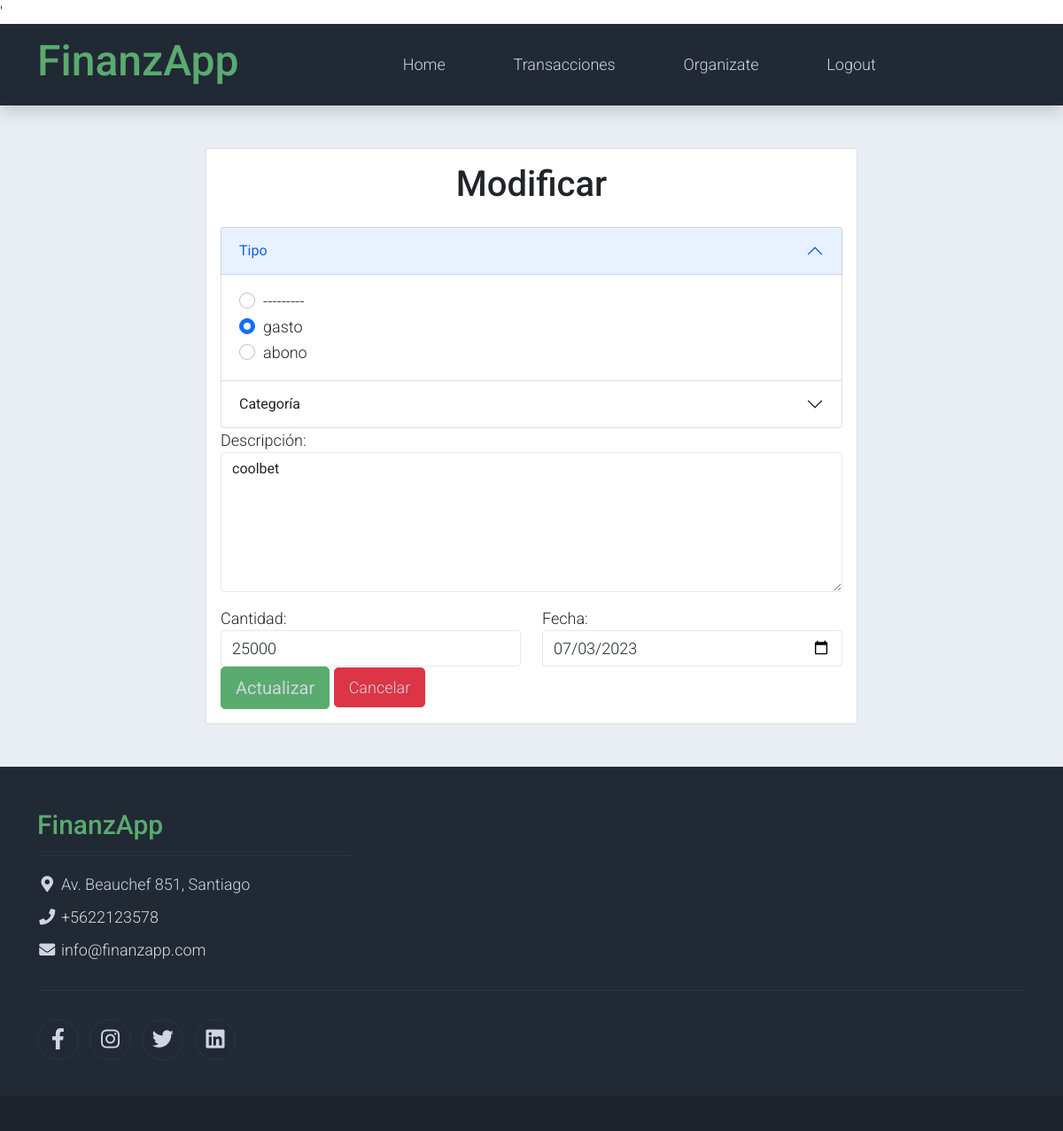
/editTrans/66 (signed in), run on an earlier commit of the app's database.
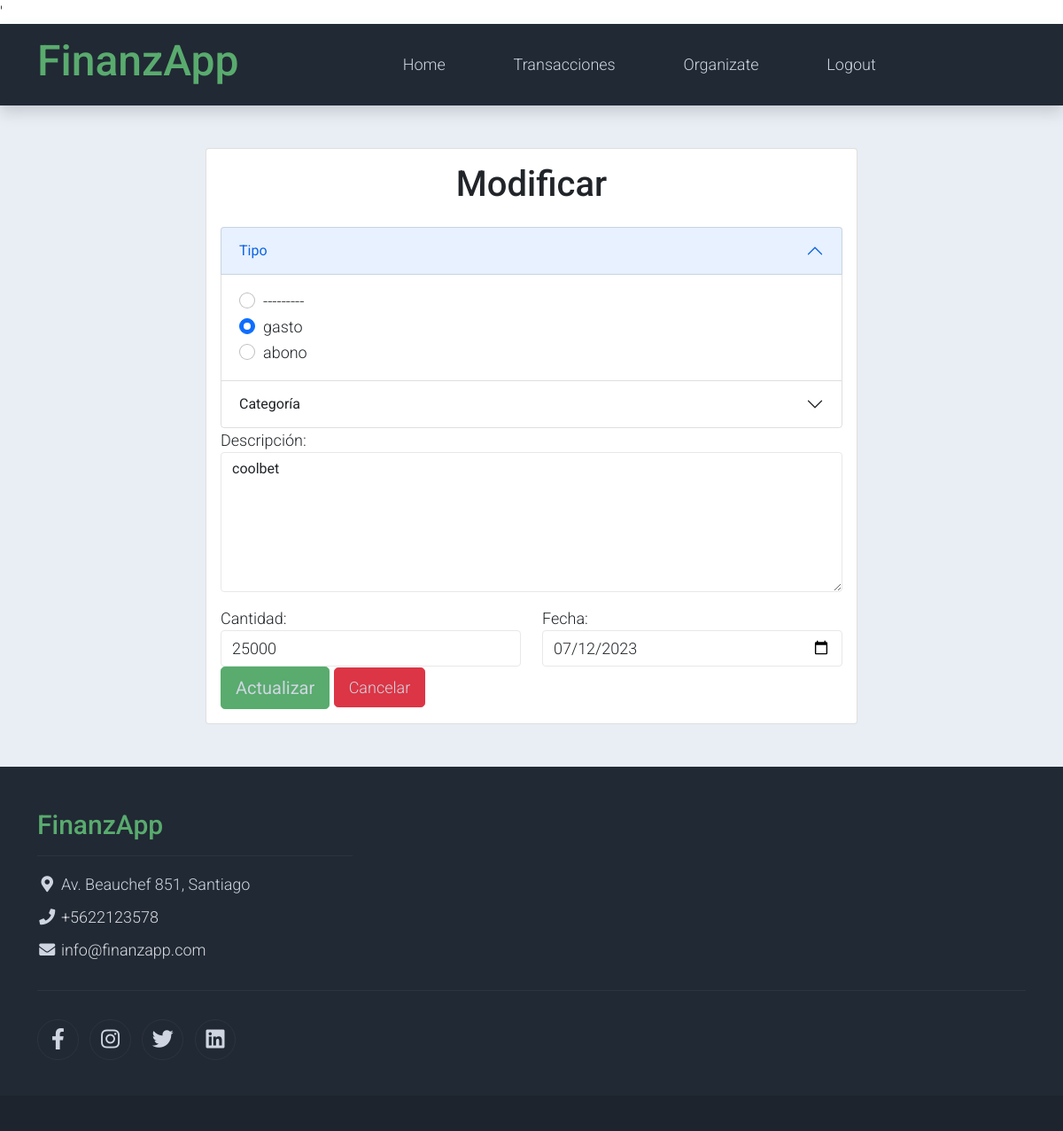
And on a later commit of the database.
### finanzapp/models.py (models this page shows)
class Transaction(models.Model):
    user = models.ForeignKey(User, on_delete=models.CASCADE, related_name="transactions")
    types = [('spend', 'gasto'), ('deposit', 'abono')]
    type = models.CharField(choices=types, max_length=100)
    description = models.TextField(max_length=500)
    amount = models.FloatField(default=0)
    date = models.DateField(default=timezone.now().strftime("%Y-%m-%d"))
    category = models.ForeignKey(Category, on_delete=models.CASCADE, related_name="transactions", blank=True, null=True)

### finanzapp/views.py (the view)
# urls.py: path('editTrans/<int:id_transaccion>', edit_trans, name='edit_trans'),
def edit_trans(request, id_transaccion):
    if request.user.is_authenticated:
        transaccion= Transaction.objects.filter(id=id_transaccion).first()
        if transaccion.user == request.user:
            form = EditTransactionForm(user=request.user, instance = transaccion)
            return render(request, "edit_trans.html", {"form": form, "transaction": transaccion})
        else:
            return redirect('list')
    else:
        return redirect('login')

### finanzapp/forms.py
class EditTransactionForm(forms.ModelForm):
    class Meta:
        model = Transaction
        fields = ["type", "description", "amount", "date", "category"]
    def __init__(self, *args, **kwargs):
        user = kwargs.pop('user', None)
        super(EditTransactionForm, self).__init__(*args, **kwargs)
        self.fields['category'].queryset = Category.objects.filter(user=user)
        self.fields['category'].label_from_instance = lambda obj: obj.name

### finanzapp/templates/edit_trans.html (shortened to what this page needs)
{% extends 'base.html' %}
{% block content %}
<section class="bg-light">
  <div class="container py-5 rounded">
    <div class="row">
      <div class="col-md-8 m-auto">
        <div class="card">
          <div class="card-body">
            <h1 class="text-center mb-4">Modificar</h1>
            <form action="/actualizarTrans/{{ transaction.id }}" method="post">
              <div class="accordion" id="accordionForm">
                <div class="accordion-item">
                  <h2 class="accordion-header" id="typeHeading">
                    <button class="accordion-button" type="button" data-bs-toggle="collapse" data-bs-target="#typeCollapse" aria-expanded="true" aria-controls="typeCollapse">
                      Tipo
                    </button>
                  </h2>
                  <div id="typeCollapse" class="accordion-collapse collapse show" aria-labelledby="typeHeading" data-bs-parent="#accordionForm">
                    <div class="accordion-body">
                      <div class="form-group">
                        {% for choice in form.type.field.choices %}
                          <div class="form-check">
                            <input class="form-check-input" type="radio" name="{{ form.type.name }}" id="{{ form.type.id_for_label }}_{{ forloop.counter }}" value="{{ choice.0 }}" {% if choice.0 == form.type.value %}checked{% endif %}>
                            <label class="form-check-label" for="{{ form.type.id_for_label }}_{{ forloop.counter }}">
                              {{ choice.1 }}
                            </label>
                          </div>
                        {% endfor %}
                      </div>
                    </div>
                  </div>
                </div>
                <div class="accordion-item">
                  <h2 class="accordion-header" id="categoryHeading">
                    <button class="accordion-button collapsed" type="button" data-bs-toggle="collapse" data-bs-target="#categoryCollapse" aria-expanded="false" aria-controls="categoryCollapse">
                      Categoría
                    </button>
                  </h2>
                </div>
              </div>
              <div class="mb-3">
                <label for="{{ form.description.id_for_label }}">Descripción:</label>
                <div>
                  <textarea class="form-control" id="{{ form.description.id_for_label }}" name="{{ form.description.html_name }}" cols="40" rows="6">{{ form.description.value }}</textarea>
                </div>
              </div>
              <div class="row">
                <div class="col-md-6">
                  <div class="form-group">
                    <label for="{{ form.amount.id_for_label }}">Cantidad:</label>
                    <input type="number" class="form-control" id="{{ form.amount.id_for_label }}" name="{{ form.amount.name }}" value="{{ form.amount.value|floatformat}}" required>
                  </div>
                </div>
                <div class="col-md-6">
                  <div class="form-group">
                    <label for="{{ form.date.id_for_label }}">Fecha:</label>
                    <input type="date" class="form-control" id="{{ form.date.id_for_label }}" name="{{ form.date.name }}" value="{{ form.date.value|date:'Y-m-d' }}">
                  </div>
                </div>
              </div>
              <button type="submit" class="btn btn-success btn-lg px-3 text-light">Actualizar</button>
              <a href="/list" class="btn btn-danger btn-lg px-3 text-light">Cancelar</a>
            </form>
          </div>
        </div>
      </div>
    </div>
  </div>
</section>
{% endblock %}

What changed in the data, as far as the page shows it:
changed Transaction "☑ gasto": date "07/03/2023" → "07/12/2023"
